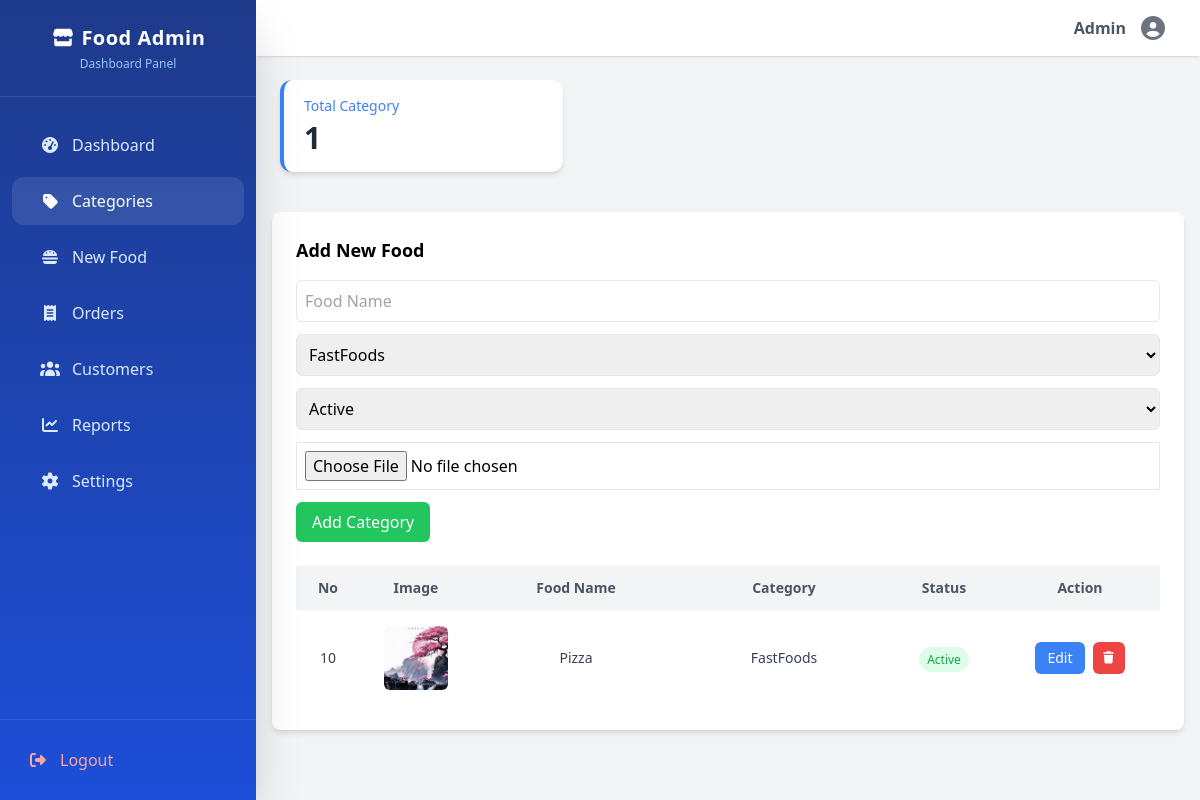
The app's page /app/Views/admin/categories.php (signed in), older data.
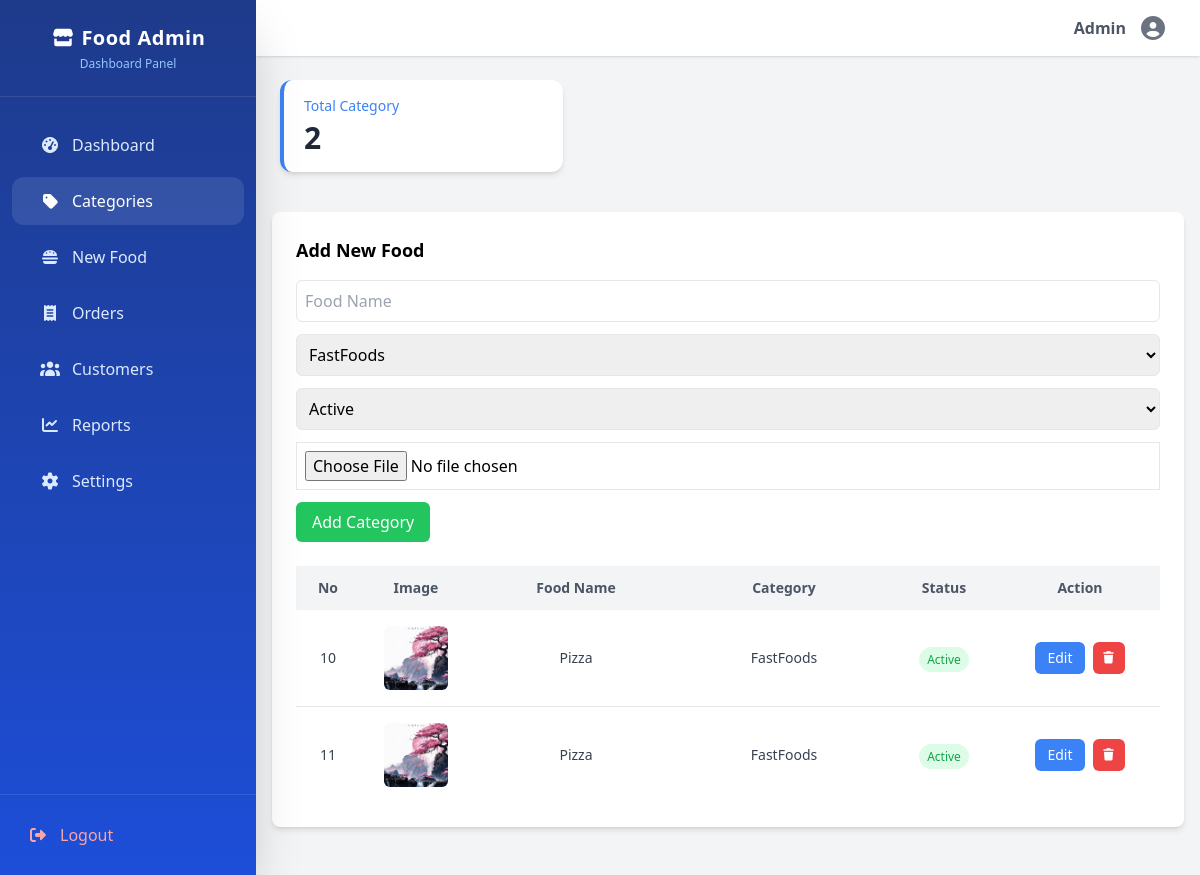
The same page, newer data.
### tables this page shows
CREATE TABLE IF NOT EXISTS `categories` (
  `id` int NOT NULL AUTO_INCREMENT,
  `food_name` varchar(100) DEFAULT NULL,
  `category` varchar(100) DEFAULT NULL,
  `status` enum('Active','InActive') DEFAULT 'Active',
  `photo_url` varchar(255) DEFAULT NULL,
  `created_at` timestamp NULL DEFAULT CURRENT_TIMESTAMP,
  PRIMARY KEY (`id`),
  KEY `category` (`category`)
);

### app/Controllers/admin/CategoriesController.php (called while the page is built, shortened)
<?php
    require_once __DIR__ . "../../../Models/admin/Categories.php";
    class CategoriesController
    {
        private $categoryModel;
        public function __construct($db)
        {
            $this->categoryModel = new Category($db);
        }
        public function show(){
            return $this->categoryModel->getAllCategories();
        }
        public function countOrders(){
            return $this->categoryModel->getCount();
        }
    }
?>

### app/Models/admin/Categories.php (called while the page is built, shortened)
<?php
    class Category
{
        private $db;
        public function __construct($con)
    {
        $this->db = $con;
    }
    public function getAllCategories()
    {
        $stmt = $this->db->prepare("SELECT * FROM categories");
        $stmt->execute();
        $rows = $stmt->fetchAll(PDO::FETCH_ASSOC);
        return $rows;
    }
    public function getCount(){
            $stmt = $this->db->prepare("SELECT COUNT(*) AS total FROM categories");
            $stmt->execute();
            $row = $stmt->fetch(PDO::FETCH_ASSOC);
            return $row['total'] ?? 0;
}
}
?>

### app/Views/admin/categories.php (the view, shortened to what this page needs)
<?php
require_once __DIR__ . "/../../Controllers/admin/CategoriesController.php";
$Category = new CategoriesController($con);
$result = $Category->show();
$totalcategory = $Category -> countOrders();
?>
<!DOCTYPE html>
<html lang="en">
<head>
    <?php include __DIR__ . "/../components/cdns.php"; ?>
</head>
<body class="bg-gray-100 font-sans flex h-screen overflow-hidden">
    <?php include __DIR__ . "/menubar.php"; ?>
    <main class=" w-full ml-64 flex-1 flex flex-col overflow-y-auto">
        <header class="bg-white shadow px-8 py-4 flex justify-end items-center gap-3">
            <span class="text-gray-600"> <strong>Admin</strong></span>
            <i class="fas fa-circle-user text-2xl text-gray-500"></i>
        </header>
        <div class="p-6">
            <div class="grid grid-cols-1 sm:grid-cols-2 lg:grid-cols-3 gap-6">
                <div
                    class="bg-white rounded-xl shadow-md border-l-4 border-blue-500 px-5 py-4 hover:shadow-lg transition">
                    <p class="text-sm font-medium text-blue-500 mb-1">Total Category</p>
                    <p class="text-3xl font-bold text-gray-800">
                        <?= $totalcategory ?>
                    </p>
                </div>
            </div>
        </div>
        <div class="p-4">
            <div class="bg-white p-6 rounded-lg shadow-md mb-8">
                <h3 class="text-lg font-semibold mb-4">Add New Food</h3>
                <form method="POST" action="" class="space-y-3" enctype="multipart/form-data">
                    <input type="text" name="food_name" placeholder="Food Name"
                        class="w-full p-2 border rounded-md focus:outline-none focus:ring-2 focus:ring-blue-400">
                    <select name="category"
                        class="w-full p-2 border rounded-md focus:outline-none focus:ring-2 focus:ring-blue-400">
                        <option value="FastFoods">FastFoods</option>
                    </select>
                    <select name="status"
                        class="w-full p-2 border rounded-md focus:outline-none focus:ring-2 focus:ring-blue-400">
                        <option value="Active">Active</option>
                    </select>
                    <input type="file" name="photo" class="border p-2 w-full mb-2" id="photoUpload">
                    <button type="submit" class="bg-green-500 hover:bg-green-600 text-white px-4 py-2 rounded-md">
                        Add Category
                    </button>
                </form>
                <div class="overflow-hidden">
                    <table class="w-full table-fixed bg-white rounded-lg mt-6">
                        <thead class="bg-gray-100">
                            <tr class="text-center">
                                <th class="px-4 py-3 w-16 text-sm font-semibold text-gray-600">No</th>
                                <th class="px-4 py-3 w-28 text-sm font-semibold text-gray-600">Image</th>
                                <th class="px-4 py-3 text-sm font-semibold text-gray-600">Food Name</th>
                                <th class="px-4 py-3 text-sm font-semibold text-gray-600">Category</th>
                                <th class="px-4 py-3 w-28 text-sm font-semibold text-gray-600">Status</th>
                                <th class="px-4 py-3 w-40 text-sm font-semibold text-gray-600">Action</th>
                            </tr>
                        </thead>
                        <tbody class="divide-y divide-gray-200">
                            <?php foreach ($result as $food) { ?>
                            <tr class="hover:bg-gray-50 transition text-center">
                                <td class="py-4 text-sm text-gray-700">
                                    <?php echo $food['id']; ?>
                                </td>
                                <td class="py-4">
                                    <div class="flex justify-center">
                                        <img src="/Online-Food-Order/public/image/category/<?php echo $food['photo_url']; ?>"
                                            class="w-16 h-16 object-cover rounded-md">
                                    </div>
                                </td>
                                <td class="py-4 text-sm text-gray-700 truncate">
                                    <?php echo $food['food_name']; ?>
                                </td>
                                <td class="py-4 text-sm text-gray-700">
                                    <?php echo $food['category']; ?>
                                </td>
                                <td class="py-4">
                                    <span class="px-2 py-1 text-xs rounded-full bg-green-100 text-green-600">
                                        <?php echo $food['status']; ?>
                                    </span>
                                </td>
                                <td class="py-4">
                                    <div class="flex justify-center items-center gap-2">
                                        <a href="editCategory.php?id=<?php echo $food['id']; ?>"
                                            class="h-8 px-3 flex items-center bg-blue-500 hover:bg-blue-600 text-white text-sm rounded-md transition">
                                            Edit
                                        </a>
                                        <a href="deleteCategory.php?delete_id=<?php echo $food['id']; ?>"
                                            onclick="return confirm('Are you sure you want to delete this item?');"
                                            class="h-8 w-8 flex items-center justify-center bg-red-500 hover:bg-red-600 text-white rounded-md transition">
                                            <i class="fas fa-trash text-xs"></i>
                                        </a>
                                    </div>
                                </td>
                            </tr>
                            <?php } ?>
                        </tbody>
                    </table>
                </div>
            </div>
        </div>
</body>
</html>

### app/Views/components/cdns.php (shortened to what this page needs)
  <script src="https://cdn.tailwindcss.com"></script>
<link rel="stylesheet" href="https://cdnjs.cloudflare.com/ajax/libs/font-awesome/7.0.1/css/all.min.css"/>

### app/Views/admin/menubar.php (shortened to what this page needs)
<!DOCTYPE html>
<html lang="en">
<head>
    <?php include __DIR__. "/../components/cdns.php"; ?>
</head>
<body>
    <?php
$currentPage = basename($_SERVER['PHP_SELF']);
function active($page) {
    global $currentPage;
    return $currentPage == $page
        ? 'bg-white/10 text-white before:scale-y-100'
        : 'text-blue-100 hover:bg-white/10 hover:text-white before:scale-y-0 hover:before:scale-y-100';
}
?>
    <nav
        class="w-64 bg-gradient-to-b from-blue-900 to-blue-700 text-white flex flex-col fixed h-full shadow-2xl backdrop-blur-md">
        <div class="px-6 py-6 border-b border-white/10 text-center">
            <p class="text-xl font-bold tracking-wide">
                <i class="fas fa-store"></i> Food Admin
            </p>
            <p class="text-xs text-blue-300 mt-1">Dashboard Panel</p>
        </div>
        <div class="flex-1 px-3 py-6 space-y-2">
            <?php
        $menus = [
            ["dashboard.php", "fas fa-gauge-high", "Dashboard"],
            ["categories.php", "fas fa-tag", "Categories"],
            ["newfood.php", "fas fa-burger", "New Food"],
            ["orders.php", "fas fa-receipt", "Orders"],
            ["customers.php", "fas fa-users", "Customers"],
            ["reports.php", "fas fa-chart-line", "Reports"],
            ["settings.php", "fas fa-gear", "Settings"],
        ];
        ?>
            <?php foreach($menus as $menu): ?>
            <a href="<?= $menu[0] ?>"
                class="relative flex items-center gap-3 px-4 py-3 rounded-xl transition-all duration-300 ease-out transform hover:translate-x-1 <?= active($menu[0]) ?>">
                <i class="<?= $menu[1] ?> w-5 text-center transition-transform duration-300 group-hover:scale-110"></i>
                <span class="font-medium"><?= $menu[2] ?></span>
            </a>
            <?php endforeach; ?>
        </div>
        <div class="px-3 py-4 border-t border-white/10">
            <a href="../../../public/admin/index.php"
                class="flex items-center gap-3 px-4 py-3 rounded-xl text-red-300 hover:bg-red-500 hover:text-white transition-all duration-300 transform hover:translate-x-1">
                <i class="fas fa-right-from-bracket w-5 text-center"></i>
                Logout
            </a>
        </div>
    </nav>
</body>
</html>

Row changes from the older to the newer data that the page shows:
added categories: id "11", photo_url (picture), food_name "Pizza", category "FastFoods", status "Active"
Text that changed along with them:
$totalcategory: "1" → "2"
